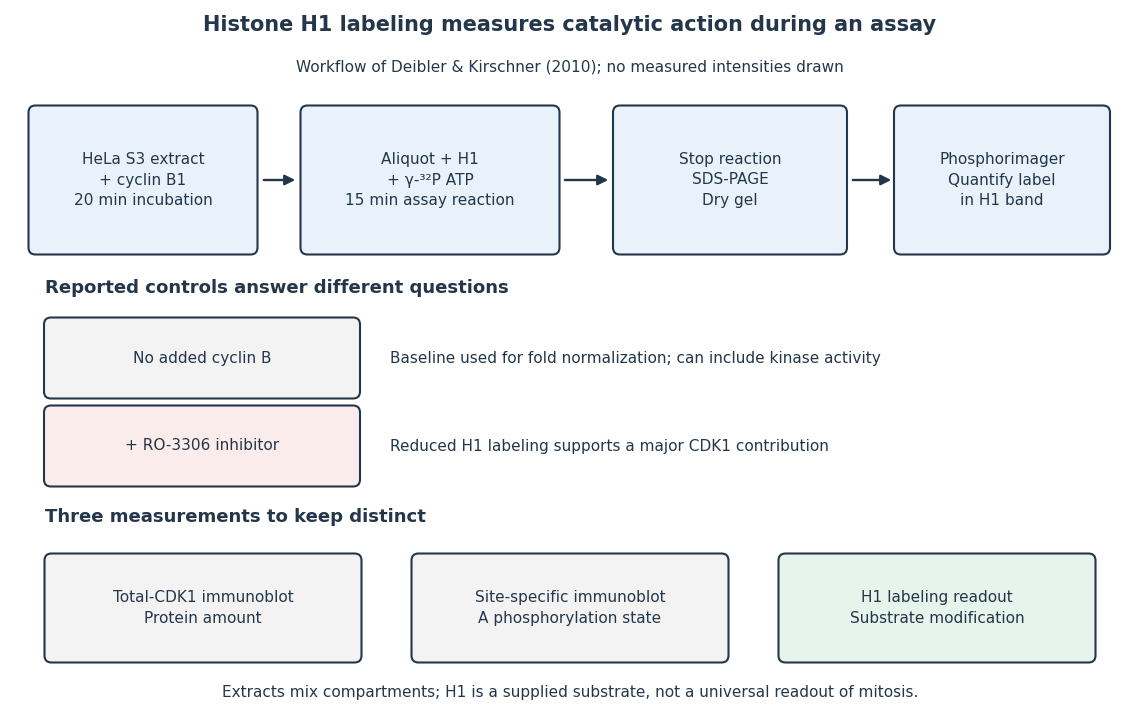

Recreate this plot in Python.
"""Draw a primary-assay workflow, with no simulated biological measurements.

Run from _media with Python 3.14 and matplotlib 3.10.7.
"""
from pathlib import Path

import matplotlib.pyplot as plt
from matplotlib.patches import FancyArrowPatch, FancyBboxPatch


def check_accounting():
    # Invented molecular counts for the independent bookkeeping example.
    populations = ({"unbound": 40, "inhibited": 50, "active": 10},
                   {"unbound": 40, "inhibited": 20, "active": 40})
    assert [sum(p.values()) for p in populations] == [100, 100]
    assert [p["inhibited"] + p["active"] for p in populations] == [60, 60]
    assert populations[1]["active"] / populations[0]["active"] == 4
    alpha, interval, blank = 3, 5, 7
    signals = [blank + alpha*p["active"]*interval for p in populations]
    assert (signals[1]-blank)/(signals[0]-blank) == 4
    # Dividing raw signals fails to recover the active-population ratio.
    assert signals[1]/signals[0] != 4


def main():
    check_accounting()
    plt.rcParams.update({"font.family": "DejaVu Sans", "font.size": 12})
    fig, ax = plt.subplots(figsize=(11.4, 7.2), dpi=100, facecolor="white")
    ax.set(xlim=(0, 11.4), ylim=(0, 7.2))
    ax.axis("off")
    ink = "#24374a"

    def box(x, y, w, h, text, face="#e9f1fa", fontsize=11):
        ax.add_patch(FancyBboxPatch((x-w/2, y-h/2), w, h,
                                   boxstyle="round,pad=0.07", lw=1.5,
                                   facecolor=face, edgecolor=ink))
        ax.text(x, y, text, ha="center", va="center", color=ink,
                fontsize=fontsize, linespacing=1.45)

    def arrow(start, end):
        ax.add_patch(FancyArrowPatch(start, end, arrowstyle="-|>",
                                    mutation_scale=15, lw=1.7, color=ink))

    ax.text(5.7, 6.89, "Histone H1 labeling measures catalytic action during an assay",
            ha="center", fontsize=15, weight="bold", color=ink)
    ax.text(5.7, 6.48, "Workflow of Deibler & Kirschner (2010); no measured intensities drawn",
            ha="center", fontsize=11, color=ink)
    box(1.43, 5.40, 2.15, 1.35, "HeLa S3 extract\n+ cyclin B1\n20 min incubation")
    box(4.30, 5.40, 2.45, 1.35, "Aliquot + H1\n+ γ-³²P ATP\n15 min assay reaction")
    box(7.30, 5.40, 2.20, 1.35, "Stop reaction\nSDS-PAGE\nDry gel")
    box(10.02, 5.40, 2.02, 1.35, "Phosphorimager\nQuantify label\nin H1 band")
    for start, end in ((2.61, 2.98), (5.62, 6.11), (8.50, 8.94)):
        arrow((start, 5.40), (end, 5.40))

    ax.text(0.45, 4.27, "Reported controls answer different questions", fontsize=13,
            color=ink, weight="bold")
    box(2.02, 3.62, 3.02, 0.67, "No added cyclin B", face="#f3f3f3")
    ax.text(3.90, 3.62, "Baseline used for fold normalization; can include kinase activity",
            va="center", fontsize=11, color=ink)
    box(2.02, 2.74, 3.02, 0.67, "+ RO-3306 inhibitor", face="#faeceb")
    ax.text(3.90, 2.74, "Reduced H1 labeling supports a major CDK1 contribution",
            va="center", fontsize=11, color=ink)

    ax.text(0.45, 1.98, "Three measurements to keep distinct", fontsize=13,
            color=ink, weight="bold")
    box(2.03, 1.12, 3.03, 0.95, "Total-CDK1 immunoblot\nProtein amount", face="#f3f3f3")
    box(5.70, 1.12, 3.03, 0.95, "Site-specific immunoblot\nA phosphorylation state", face="#f3f3f3")
    box(9.37, 1.12, 3.03, 0.95, "H1 labeling readout\nSubstrate modification", face="#e6f4eb")
    ax.text(5.7, 0.23, "Extracts mix compartments; H1 is a supplied substrate, not a universal readout of mitosis.",
            ha="center", fontsize=11, color=ink)
    fig.subplots_adjust(left=0, right=1, bottom=0, top=1)
    fig.savefig(Path(__file__).stem + ".png", facecolor="white", transparent=False)
    plt.close(fig)


if __name__ == "__main__":
    main()
